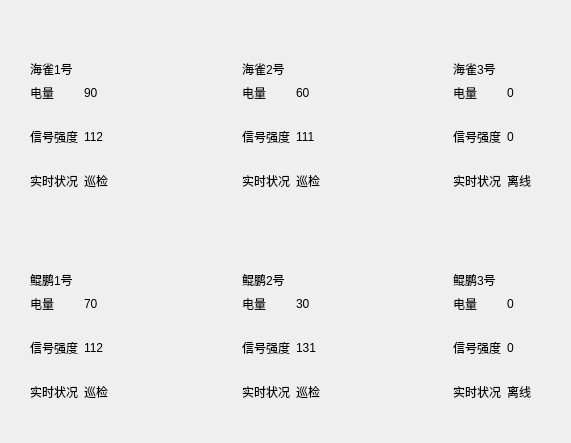
<?xml version="1.0" encoding="UTF-8"?>
<ui version="4.0">
 <class>StatusWidget</class>
 <widget class="QWidget" name="StatusWidget">
  <property name="geometry">
   <rect>
    <x>0</x>
    <y>0</y>
    <width>571</width>
    <height>443</height>
   </rect>
  </property>
  <property name="windowTitle">
   <string>Form</string>
  </property>
  <widget class="QWidget" name="layoutWidget">
   <property name="geometry">
    <rect>
     <x>30</x>
     <y>60</y>
     <width>501</width>
     <height>341</height>
    </rect>
   </property>
   <layout class="QGridLayout" name="gridLayout_7">
    <item row="0" column="0">
     <layout class="QGridLayout" name="gridLayout">
      <item row="5" column="0">
       <widget class="QLabel" name="label_8">
        <property name="text">
         <string>实时状况</string>
        </property>
       </widget>
      </item>
      <item row="0" column="0">
       <widget class="QLabel" name="label">
        <property name="text">
         <string>海雀1号</string>
        </property>
       </widget>
      </item>
      <item row="1" column="0">
       <widget class="QLabel" name="label_3">
        <property name="text">
         <string>电量</string>
        </property>
       </widget>
      </item>
      <item row="3" column="1">
       <widget class="QLabel" name="label_7">
        <property name="text">
         <string>112</string>
        </property>
       </widget>
      </item>
      <item row="5" column="1">
       <widget class="QLabel" name="label_9">
        <property name="text">
         <string>巡检</string>
        </property>
       </widget>
      </item>
      <item row="3" column="0">
       <widget class="QLabel" name="label_6">
        <property name="text">
         <string>信号强度</string>
        </property>
       </widget>
      </item>
      <item row="1" column="1">
       <widget class="QLabel" name="label_4">
        <property name="text">
         <string>90</string>
        </property>
       </widget>
      </item>
      <item row="4" column="1">
       <spacer name="verticalSpacer_4">
        <property name="orientation">
         <enum>Qt::Vertical</enum>
        </property>
        <property name="sizeHint" stdset="0">
         <size>
          <width>20</width>
          <height>20</height>
         </size>
        </property>
       </spacer>
      </item>
      <item row="2" column="1">
       <spacer name="verticalSpacer_3">
        <property name="orientation">
         <enum>Qt::Vertical</enum>
        </property>
        <property name="sizeType">
         <enum>QSizePolicy::Expanding</enum>
        </property>
        <property name="sizeHint" stdset="0">
         <size>
          <width>20</width>
          <height>20</height>
         </size>
        </property>
       </spacer>
      </item>
     </layout>
    </item>
    <item row="0" column="2">
     <layout class="QGridLayout" name="gridLayout_2">
      <item row="5" column="1">
       <widget class="QLabel" name="label_16">
        <property name="text">
         <string>巡检</string>
        </property>
       </widget>
      </item>
      <item row="3" column="1">
       <widget class="QLabel" name="label_14">
        <property name="text">
         <string>111</string>
        </property>
       </widget>
      </item>
      <item row="2" column="1">
       <spacer name="verticalSpacer_2">
        <property name="orientation">
         <enum>Qt::Vertical</enum>
        </property>
        <property name="sizeHint" stdset="0">
         <size>
          <width>20</width>
          <height>20</height>
         </size>
        </property>
       </spacer>
      </item>
      <item row="5" column="0">
       <widget class="QLabel" name="label_15">
        <property name="text">
         <string>实时状况</string>
        </property>
       </widget>
      </item>
      <item row="0" column="0">
       <widget class="QLabel" name="label_10">
        <property name="text">
         <string>海雀2号</string>
        </property>
       </widget>
      </item>
      <item row="1" column="1">
       <widget class="QLabel" name="label_12">
        <property name="text">
         <string>60</string>
        </property>
       </widget>
      </item>
      <item row="1" column="0">
       <widget class="QLabel" name="label_11">
        <property name="text">
         <string>电量</string>
        </property>
       </widget>
      </item>
      <item row="3" column="0">
       <widget class="QLabel" name="label_13">
        <property name="text">
         <string>信号强度</string>
        </property>
       </widget>
      </item>
      <item row="4" column="1">
       <spacer name="verticalSpacer_9">
        <property name="orientation">
         <enum>Qt::Vertical</enum>
        </property>
        <property name="sizeHint" stdset="0">
         <size>
          <width>20</width>
          <height>20</height>
         </size>
        </property>
       </spacer>
      </item>
     </layout>
    </item>
    <item row="0" column="4">
     <layout class="QGridLayout" name="gridLayout_3">
      <item row="3" column="0">
       <widget class="QLabel" name="label_20">
        <property name="text">
         <string>信号强度</string>
        </property>
       </widget>
      </item>
      <item row="0" column="0">
       <widget class="QLabel" name="label_17">
        <property name="text">
         <string>海雀3号</string>
        </property>
       </widget>
      </item>
      <item row="1" column="1">
       <widget class="QLabel" name="label_19">
        <property name="text">
         <string>0</string>
        </property>
       </widget>
      </item>
      <item row="5" column="0">
       <widget class="QLabel" name="label_22">
        <property name="text">
         <string>实时状况</string>
        </property>
       </widget>
      </item>
      <item row="5" column="1">
       <widget class="QLabel" name="label_23">
        <property name="text">
         <string>离线</string>
        </property>
       </widget>
      </item>
      <item row="1" column="0">
       <widget class="QLabel" name="label_18">
        <property name="text">
         <string>电量</string>
        </property>
       </widget>
      </item>
      <item row="3" column="1">
       <widget class="QLabel" name="label_21">
        <property name="text">
         <string>0</string>
        </property>
       </widget>
      </item>
      <item row="2" column="1">
       <spacer name="verticalSpacer_5">
        <property name="orientation">
         <enum>Qt::Vertical</enum>
        </property>
        <property name="sizeHint" stdset="0">
         <size>
          <width>20</width>
          <height>20</height>
         </size>
        </property>
       </spacer>
      </item>
      <item row="4" column="1">
       <spacer name="verticalSpacer_6">
        <property name="orientation">
         <enum>Qt::Vertical</enum>
        </property>
        <property name="sizeHint" stdset="0">
         <size>
          <width>20</width>
          <height>20</height>
         </size>
        </property>
       </spacer>
      </item>
     </layout>
    </item>
    <item row="1" column="2">
     <spacer name="verticalSpacer">
      <property name="orientation">
       <enum>Qt::Vertical</enum>
      </property>
      <property name="sizeHint" stdset="0">
       <size>
        <width>20</width>
        <height>28</height>
       </size>
      </property>
     </spacer>
    </item>
    <item row="2" column="0">
     <layout class="QGridLayout" name="gridLayout_4">
      <item row="5" column="1">
       <widget class="QLabel" name="label_30">
        <property name="text">
         <string>巡检</string>
        </property>
       </widget>
      </item>
      <item row="0" column="0">
       <widget class="QLabel" name="label_24">
        <property name="text">
         <string>鲲鹏1号</string>
        </property>
       </widget>
      </item>
      <item row="1" column="1">
       <widget class="QLabel" name="label_26">
        <property name="text">
         <string>70</string>
        </property>
       </widget>
      </item>
      <item row="5" column="0">
       <widget class="QLabel" name="label_29">
        <property name="text">
         <string>实时状况</string>
        </property>
       </widget>
      </item>
      <item row="3" column="1">
       <widget class="QLabel" name="label_28">
        <property name="text">
         <string>112</string>
        </property>
       </widget>
      </item>
      <item row="2" column="1">
       <spacer name="verticalSpacer_7">
        <property name="orientation">
         <enum>Qt::Vertical</enum>
        </property>
        <property name="sizeHint" stdset="0">
         <size>
          <width>20</width>
          <height>20</height>
         </size>
        </property>
       </spacer>
      </item>
      <item row="3" column="0">
       <widget class="QLabel" name="label_27">
        <property name="text">
         <string>信号强度</string>
        </property>
       </widget>
      </item>
      <item row="1" column="0">
       <widget class="QLabel" name="label_25">
        <property name="text">
         <string>电量</string>
        </property>
       </widget>
      </item>
      <item row="4" column="1">
       <spacer name="verticalSpacer_8">
        <property name="orientation">
         <enum>Qt::Vertical</enum>
        </property>
        <property name="sizeHint" stdset="0">
         <size>
          <width>20</width>
          <height>20</height>
         </size>
        </property>
       </spacer>
      </item>
     </layout>
    </item>
    <item row="2" column="2">
     <layout class="QGridLayout" name="gridLayout_5">
      <item row="3" column="1">
       <widget class="QLabel" name="label_35">
        <property name="text">
         <string>131</string>
        </property>
       </widget>
      </item>
      <item row="0" column="0">
       <widget class="QLabel" name="label_31">
        <property name="text">
         <string>鲲鹏2号</string>
        </property>
       </widget>
      </item>
      <item row="2" column="1">
       <spacer name="verticalSpacer_10">
        <property name="orientation">
         <enum>Qt::Vertical</enum>
        </property>
        <property name="sizeHint" stdset="0">
         <size>
          <width>20</width>
          <height>20</height>
         </size>
        </property>
       </spacer>
      </item>
      <item row="5" column="0">
       <widget class="QLabel" name="label_36">
        <property name="text">
         <string>实时状况</string>
        </property>
       </widget>
      </item>
      <item row="1" column="1">
       <widget class="QLabel" name="label_33">
        <property name="text">
         <string>30</string>
        </property>
       </widget>
      </item>
      <item row="3" column="0">
       <widget class="QLabel" name="label_34">
        <property name="text">
         <string>信号强度</string>
        </property>
       </widget>
      </item>
      <item row="1" column="0">
       <widget class="QLabel" name="label_32">
        <property name="text">
         <string>电量</string>
        </property>
       </widget>
      </item>
      <item row="5" column="1">
       <widget class="QLabel" name="label_37">
        <property name="text">
         <string>巡检</string>
        </property>
       </widget>
      </item>
      <item row="4" column="1">
       <spacer name="verticalSpacer_11">
        <property name="orientation">
         <enum>Qt::Vertical</enum>
        </property>
        <property name="sizeHint" stdset="0">
         <size>
          <width>20</width>
          <height>20</height>
         </size>
        </property>
       </spacer>
      </item>
     </layout>
    </item>
    <item row="2" column="4">
     <layout class="QGridLayout" name="gridLayout_6">
      <item row="5" column="0">
       <widget class="QLabel" name="label_43">
        <property name="text">
         <string>实时状况</string>
        </property>
       </widget>
      </item>
      <item row="5" column="1">
       <widget class="QLabel" name="label_44">
        <property name="text">
         <string>离线</string>
        </property>
       </widget>
      </item>
      <item row="3" column="0">
       <widget class="QLabel" name="label_41">
        <property name="text">
         <string>信号强度</string>
        </property>
       </widget>
      </item>
      <item row="2" column="1">
       <spacer name="verticalSpacer_12">
        <property name="orientation">
         <enum>Qt::Vertical</enum>
        </property>
        <property name="sizeHint" stdset="0">
         <size>
          <width>20</width>
          <height>20</height>
         </size>
        </property>
       </spacer>
      </item>
      <item row="3" column="1">
       <widget class="QLabel" name="label_42">
        <property name="text">
         <string>0</string>
        </property>
       </widget>
      </item>
      <item row="0" column="0">
       <widget class="QLabel" name="label_38">
        <property name="text">
         <string>鲲鹏3号</string>
        </property>
       </widget>
      </item>
      <item row="1" column="0">
       <widget class="QLabel" name="label_39">
        <property name="text">
         <string>电量</string>
        </property>
       </widget>
      </item>
      <item row="1" column="1">
       <widget class="QLabel" name="label_40">
        <property name="text">
         <string>0</string>
        </property>
       </widget>
      </item>
      <item row="4" column="1">
       <spacer name="verticalSpacer_13">
        <property name="orientation">
         <enum>Qt::Vertical</enum>
        </property>
        <property name="sizeHint" stdset="0">
         <size>
          <width>20</width>
          <height>20</height>
         </size>
        </property>
       </spacer>
      </item>
     </layout>
    </item>
    <item row="1" column="1">
     <spacer name="horizontalSpacer">
      <property name="orientation">
       <enum>Qt::Horizontal</enum>
      </property>
      <property name="sizeHint" stdset="0">
       <size>
        <width>40</width>
        <height>20</height>
       </size>
      </property>
     </spacer>
    </item>
    <item row="1" column="3">
     <spacer name="horizontalSpacer_2">
      <property name="orientation">
       <enum>Qt::Horizontal</enum>
      </property>
      <property name="sizeHint" stdset="0">
       <size>
        <width>40</width>
        <height>20</height>
       </size>
      </property>
     </spacer>
    </item>
   </layout>
  </widget>
 </widget>
 <resources/>
 <connections/>
</ui>
